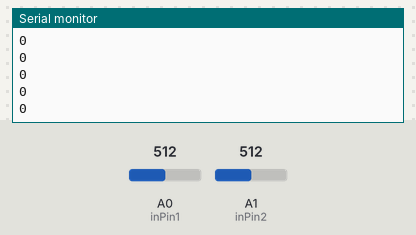
The sketch below on a simulated Arduino Uno, built with avr-gcc and run on an emulated ATmega328P. Parts: the last lines printed to the serial monitor. Inputs (shaded band) come from the test bench; at power-on: A0 (inPin1) = 512, A1 (inPin2) = 512.

Above: at 1.2 s.
1.3 s: A0 (inPin1) set to 716
At 2.1 s:
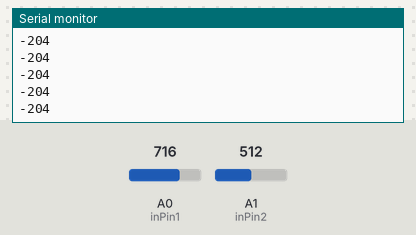
2.8 s: A1 (inPin2) set to 306
At 3.9 s:
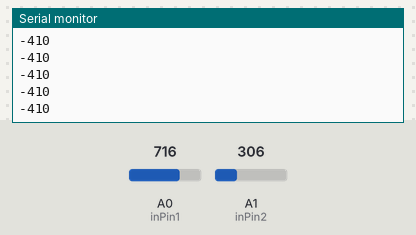
4.3 s: A0 (inPin1) set to 900
At 5.1 s:
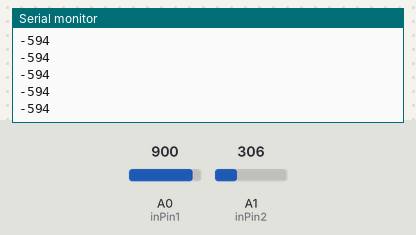
5.8 s: A1 (inPin2) set to 122
At 6.4 s:
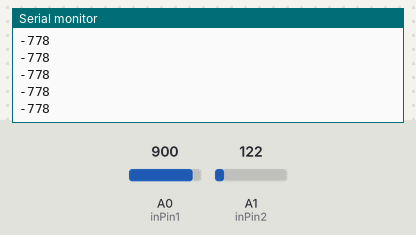
Timing chart, 0 to 8.3 s (numbered marks = the images above; inputs shaded):
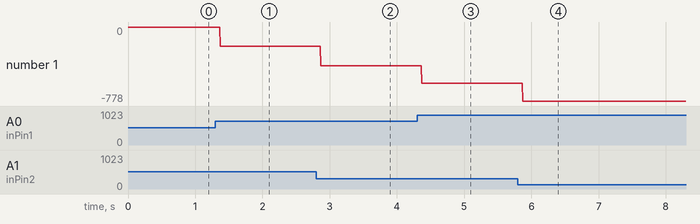

Measured:
- after the input at 1.3 s, the serial monitor: prints a new line after 0.07 s (image 1)
- after the input at 2.8 s, the serial monitor: prints a new line after 0.07 s (image 2)
- after the input at 4.3 s, the serial monitor: prints a new line after 0.07 s (image 3)
- after the input at 5.8 s, the serial monitor: prints a new line after 0.07 s (image 4)
- plotted number 1: 0 → -204 after the input at 1.3 s, -204 → -410 after the input at 2.8 s, -410 → -594 after the input at 4.3 s, -594 → -778 after the input at 5.8 s

The sketch:

sketch_photodiode.ino
```cpp
int inPin1 = A0;   // pushbutton connected to digital pin 7
int val1 = 0;     // variable to store the read value
int inPin2 = A1;   // pushbutton connected to digital pin 7
int val2 = 0;     // variable to store the read value
int val = 0;

void setup()
{
  Serial.begin(9600);
  pinMode(inPin1, INPUT);      // sets the digital pin 7 as input
  pinMode(inPin2, INPUT);      // sets the digital pin 7 as input
}

void loop()
{
  val1 = analogRead(inPin1);   // read the input pin
  val2 = analogRead(inPin2);   // read the input pin
  val = val2 - val1;
  Serial.println(val);

}
```
